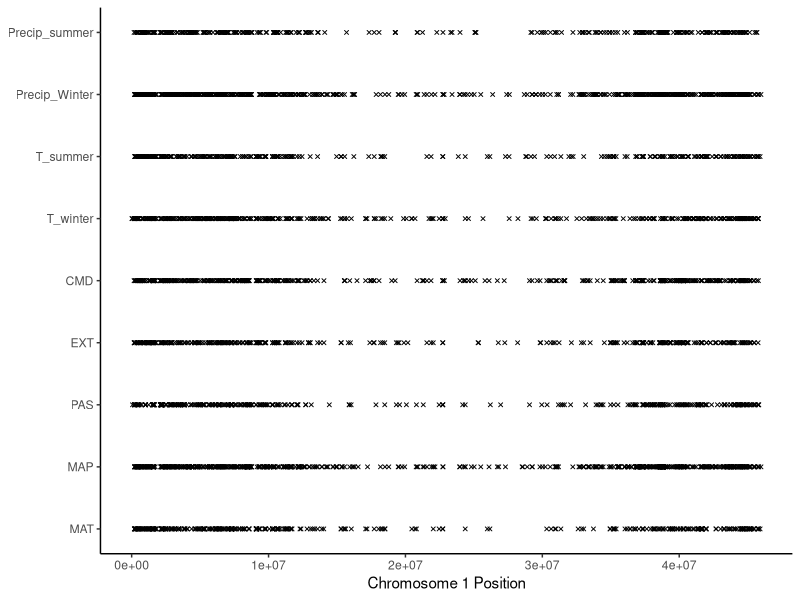
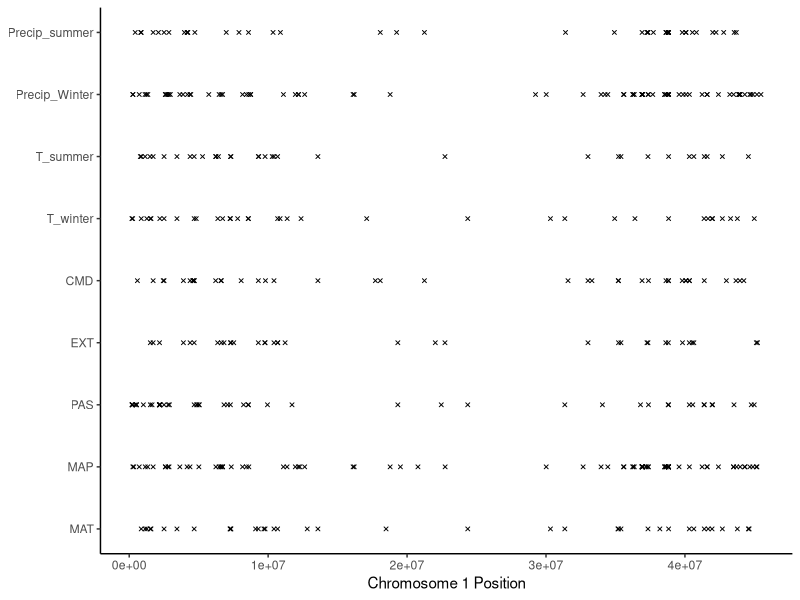

Write the R code that produced these figures, in order.
##################################################################################
## Climate associated SNP distribution across chromosomes
## Author Daniel Anstett
## 
## 
## Last Modified Marc 22, 2021
###################################################################################

##### Annual #####
# env 1 is MAT = Mean annual temperature (°C)
# env 2 is MAP = Mean annual precipitation (mm)
# env 3 is PAS = Precipitation as snow (mm) between August in previous year and July in current year
# env 4 is EXT = Extreme temperature over 30 years
# env 5 is CMD = Hargreaves climatic moisture deficit (mm)
##### Seasonal #####
# env 6 is Tave_wt = Winter mean temperature (°C)
# env 7 is Tave_sm = Summer mean temperature (°C)
# env 8 is PPT_wt = Winter precipitation (mm)
# env 9 is PPT_sm = Summer precipitation (mm)

###################################################################################
#Import libraries
library(tidyverse)

#Import BF>10 SNP data
env1 <- read_csv("Genomics_scripts/Data/env1_adapt.csv")
env2 <- read_csv("Genomics_scripts/Data/env2_adapt.csv")
env3 <- read_csv("Genomics_scripts/Data/env3_adapt.csv")
env4 <- read_csv("Genomics_scripts/Data/env4_adapt.csv")
env5 <- read_csv("Genomics_scripts/Data/env5_adapt.csv")
env6 <- read_csv("Genomics_scripts/Data/env6_adapt.csv")
env7 <- read_csv("Genomics_scripts/Data/env7_adapt.csv")
env8 <- read_csv("Genomics_scripts/Data/env8_adapt.csv")
env9 <- read_csv("Genomics_scripts/Data/env9_adapt.csv")

#Add identifier
env_all <- rbind(env1,env2,env3,env4,env5,env6,env7,env8,env9)
env_chr1 <- env_all %>% filter(Chromosome =="CE10_chr1")
env_chr1_20 <- env_chr1 %>% filter(BF>20)

#Chromosome 1 BF>10
chr1_graph <-ggplot(env_chr1, aes(x=SNP, y=Env)) +
  geom_point(size=1, shape=4,color="black") +
  scale_y_continuous(breaks = seq(1:9),labels=c("1" = "MAT", "2" = "MAP","3" = "PAS","4" = "EXT","5" = "CMD",
                            "6" = "T_winter","7" = "T_summer","8" = "Precip_Winter","9" = "Precip_summer"))+
  xlab("Chromosome 1 Position")+ theme_classic() + theme(axis.title.y=element_blank())
chr1_graph

#Chromosome 1 BF>20
chr1_graph_20 <-ggplot(env_chr1_20, aes(x=SNP, y=Env)) +
  geom_point(size=1, shape=4,color="black") +
  scale_y_continuous(breaks = seq(1:9),labels=c("1" = "MAT", "2" = "MAP","3" = "PAS","4" = "EXT","5" = "CMD",
                                                "6" = "T_winter","7" = "T_summer","8" = "Precip_Winter","9" = "Precip_summer"))+
  xlab("Chromosome 1 Position")+ theme_classic() + theme(axis.title.y=element_blank())
chr1_graph_20





